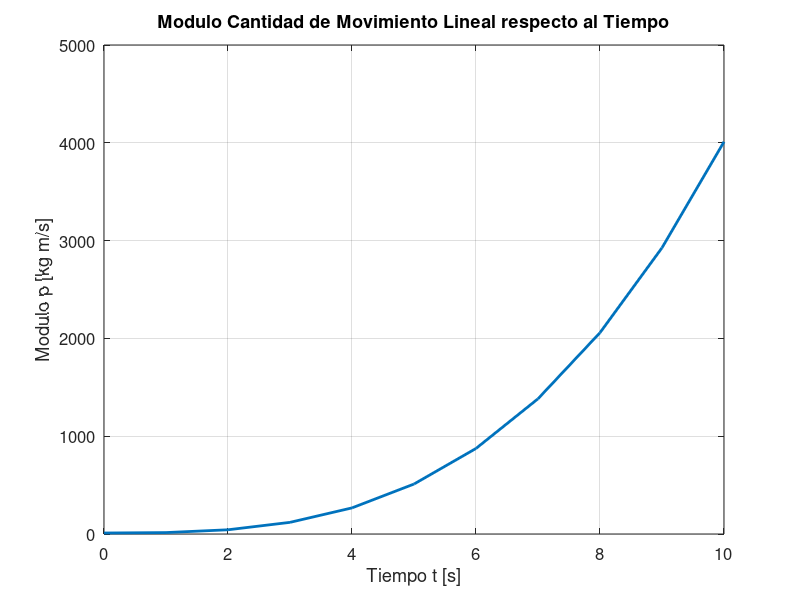

This chart was generated by the following MATLAB code:
% Graficación en Matlab, Tarea 1 del curso de Vibraciones.
% María Fernanda Abarca Jiménez B50013 

clear all % Se puede usar tambien clear variables
clc

t=(0:1:10); % Tiempo, en un ambito de 10 segundos (0 a 10 segundos), con intervalos de 1 segundo.
m=2; % masa de particula [kg]

vx=((3*t)-1); % Componente x de la velocidad, tambien reconocible como i^
vy=((2*(t).^(3))+5); % Componente y de la velocidad, tambien reconocible como j^


%p=m*(sqrt((vx).^(2)+(vy).^(2))); Sirve tambien
p=m*(sqrt(((3.*t)-1).^(2)+((2.*(t.^3))+5).^(2))); % modulo de la cantidad de movimiento [kg m/s]
% Recordar poner . en los exponenciales que tienen que ver con el intervalo
%t o el ambito necesario

plot(t, p, 'Linewidth', 2);
xlabel('Tiempo t [s]', 'Fontsize',12);
ylabel('Modulo p [kg m/s]', 'Fontsize',12);
set(gca,'Fontsize',12); % Cambio de tamaño de numeros de ejes a 14
title('Modulo Cantidad de Movimiento Lineal respecto al Tiempo','Fontsize', 13);
grid on
% legend('azul'); Pone una leyenda flotante sobre la grafica

%xlim([-5 5]); Para poner valores limites en este caso en el eje x
% Se puede poner malla en el grafico con grid on
% hold on se usa para agregar varias funciones a la misma grafica
% saveas(gcf,'ModCantMov','epsc'); 
saveas(gcf,'ModCantMov','png'); % Para guardar esa grafica con ese nombre en ese formato